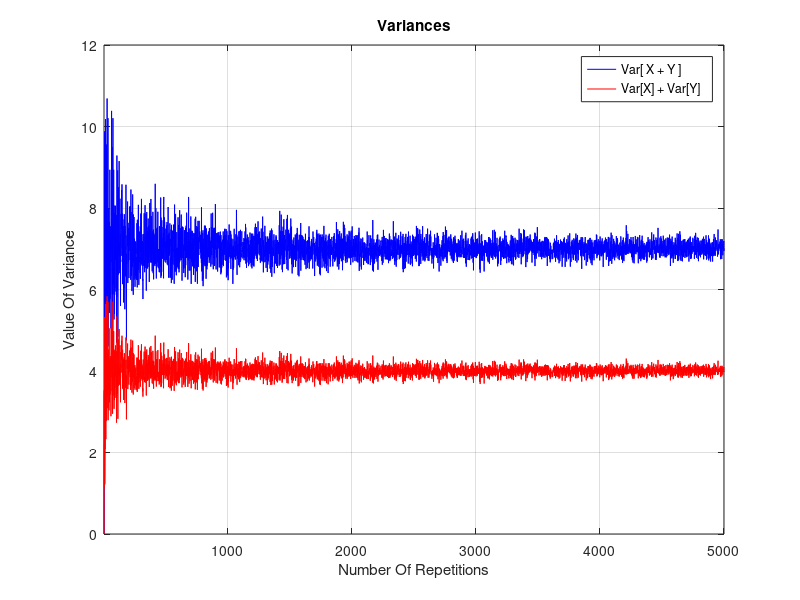

Reproduce this figure in MATLAB.
clc;
clearvars;
close all;

mu = [5, 7];
% Covariance Matrix (positive semi-definite)
Covariance = [1 1.5; 1.5 3]; % Creating the Covariance Matrix so the variables are dependent
n = 1:5000;
s1 = zeros(length(n), 1);
s2 = zeros(length(n), 1);

for i=1:length(n)

    R = mvnrnd(mu, Covariance, n(i)); % Creating 
    X = R(:, 1); % extracting the first column
    Y = R(:, 2); % extracting the second column
    Z = X + Y;
    
    s1(i) = var(Z); % Calculating the variance of Var[X + Y]
    s2(i) = var(X) + var(Y); % Calculating the variance of Var[X] + Var[Y]
end

plot(n, s1, 'b');
hold on;
plot(n, s2, 'r');
title("Variances");
xlabel('Number Of Repetitions');
xlim([1, 5000]);
ylabel('Value Of Variance');
legend('Var[ X + Y ]', 'Var[X] + Var[Y]');
grid on;